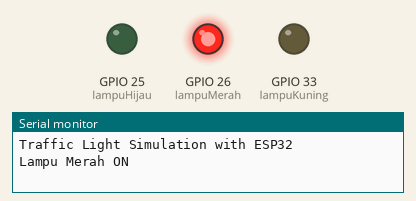
This program was run on a simulated ESP32. On the bench: output pins drawn as LEDs (lit = HIGH), the last lines printed to the serial monitor.

Above: at 10.0 s.
At 22.0 s:
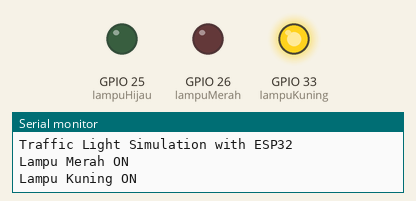
At 31.5 s:
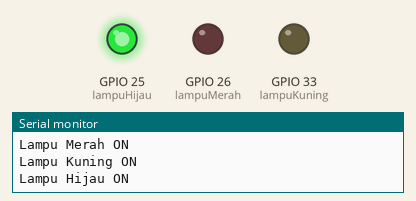
Timing chart, 0 to 50.7 s (numbered marks = the images above):
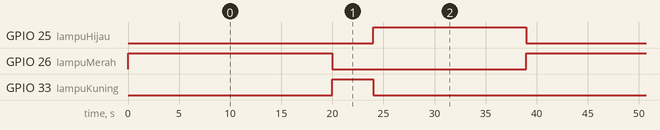

Measured:
- by itself, GPIO 25 (lampuHijau): alternates HIGH for 15.0 s and LOW for 24.0 s
- by itself, GPIO 26 (lampuMerah): alternates HIGH for 20.0 s and LOW for 19.0 s
- by itself, GPIO 33 (lampuKuning): alternates HIGH for 4.0 s and LOW for 35.0 s

The program:

main.cpp
```cpp
#include <Arduino.h> // Wajib untuk PlatformIO + ESP32

// Deklarasi pin untuk setiap lampu traffic light
int lampuMerah = 26;
int lampuKuning = 33;
int lampuHijau = 25;

void setup() {
  Serial.begin(115200); // Inisialisasi komunikasi Serial
  Serial.println("Traffic Light Simulation with ESP32");

  // Atur pin sebagai OUTPUT
  pinMode(lampuMerah, OUTPUT);
  pinMode(lampuKuning, OUTPUT);
  pinMode(lampuHijau, OUTPUT);
}

void loop() {
  // Lampu Merah ON selama 20 detik
  digitalWrite(lampuMerah, HIGH);
  digitalWrite(lampuKuning, LOW);
  digitalWrite(lampuHijau, LOW);
  Serial.println("Lampu Merah ON");
  delay(20000); // Tunggu 20 detik

  // Lampu Kuning ON selama 5 detik
  digitalWrite(lampuMerah, LOW);
  digitalWrite(lampuKuning, HIGH);
  digitalWrite(lampuHijau, LOW);
  Serial.println("Lampu Kuning ON");
  delay(4000); // Tunggu 4 detik

  // Lampu Hijau ON selama 15 detik
  digitalWrite(lampuMerah, LOW);
  digitalWrite(lampuKuning, LOW);
  digitalWrite(lampuHijau, HIGH);
  Serial.println("Lampu Hijau ON");
  delay(15000); // Tunggu 15 detik
}
```
